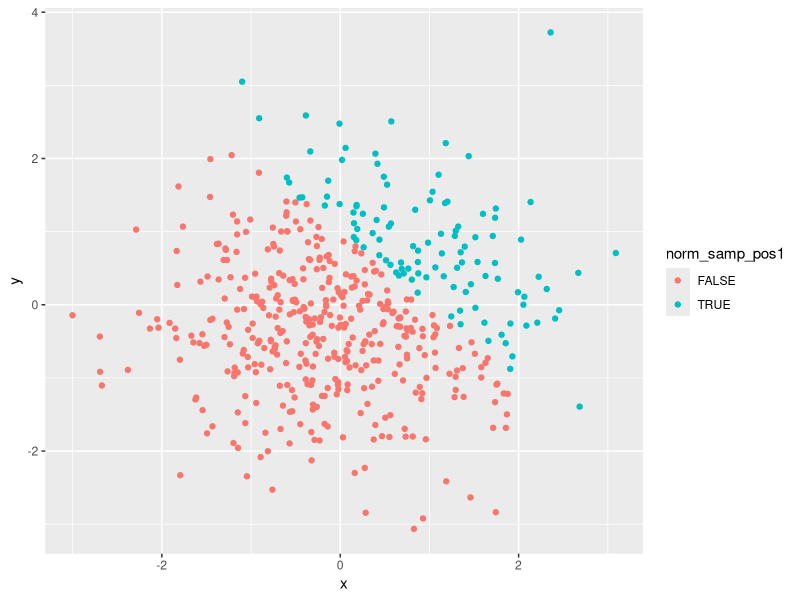
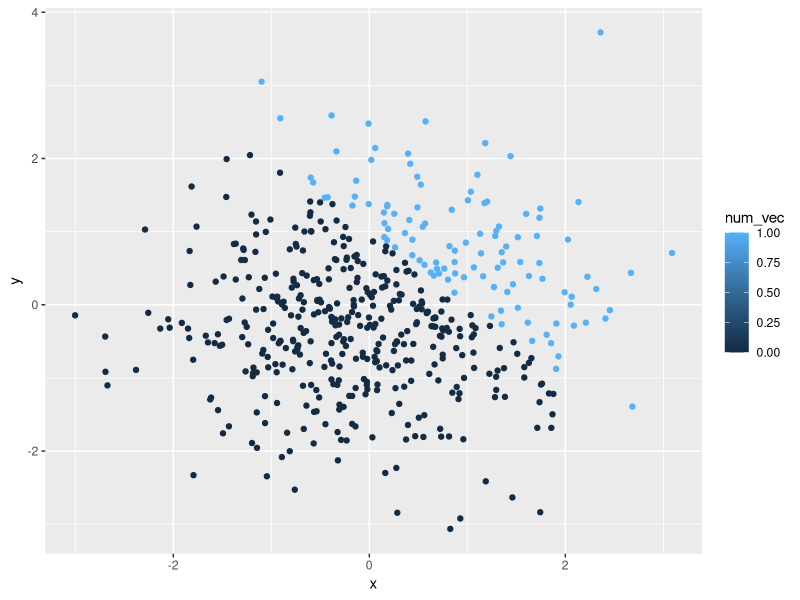
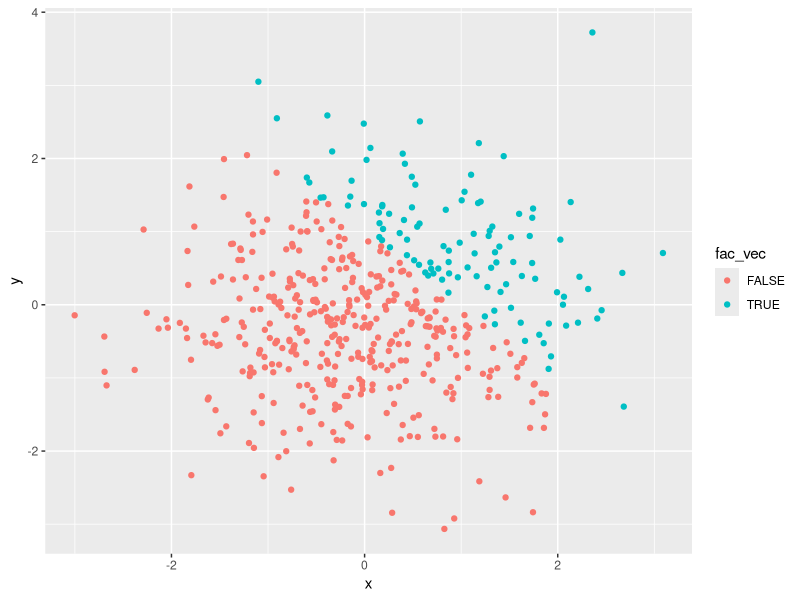

These charts were generated, in order, by the following R code:
## ---- chunk 1
knitr::opts_chunk$set(echo = TRUE)
library(tidyverse)
## ---- chunk 2
p1_df = tibble(
  norm_samp = rnorm(8),
  norm_samp_pos = norm_samp > 0,
  vec_char = c ("1", "2", "3", "4", "5", "6", "7", "8"),
  vec_factor = factor(c("A", "A", "A", "B", "B", "B", "C", "C"))
)

mean(pull(p1_df, norm_samp))
mean(pull(p1_df, norm_samp_pos))
mean(pull(p1_df, vec_char))
mean(pull(p1_df, vec_factor))

## ---- chunk 3

### convert the logical vector to numeric, and multiply the random sample by the result
as.numeric(pull(p1_df, norm_samp_pos)) * pull(p1_df, norm_samp)

### convert the logical vector to a factor, and multiply the random sample by the result
as.factor(pull(p1_df, norm_samp_pos)) * pull(p1_df, norm_samp)

### convert the logical vector to a factor and then convert the result to numeric, and multiply the random sample by the result
as.numeric(as.factor(pull(p1_df, norm_samp_pos))) * pull(p1_df, norm_samp)
## ---- chunk 4
p2_df = tibble(
  x = rnorm(500),
  y = rnorm(500),
  norm_samp_pos1 = x + y > 1,
  num_vec = as.numeric (norm_samp_pos1),
  fac_vec = as.factor (norm_samp_pos1)
)
## ---- chunk 5
# Scatterplot for logical vector
ggplot(p2_df, aes( x = x, y = y, color = norm_samp_pos1)) + geom_point()

# Scatterplot for numeric vector
ggplot(p2_df, aes( x = x, y = y, color = num_vec)) + geom_point()

# Scatterplot for factor vector
ggplot(p2_df, aes( x = x, y = y, color = fac_vec)) + geom_point()

